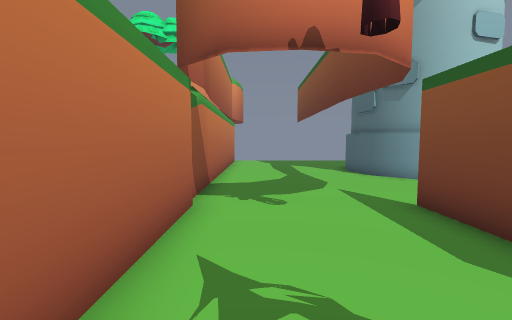
View 1 (above)

14 first-person views from a walk through a Unity game level. The camera is 1.4 m above the floor, tilts 4° down and sees 90° across. The floor is counted in squares, 1 m on a side. Each view is taken from the middle of a square. On the plan, view 1 faces up. The plan holds only what a view shows up to about 13 squares ahead; the rest is blank. The place goes on beyond the plan. Door leaves are left out, so doorways stand open. Some surface patterns are stand-ins.

View 2
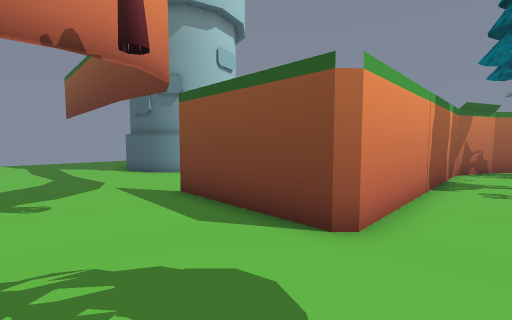

View 3
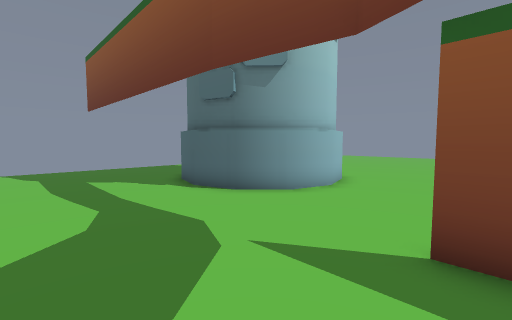

View 4
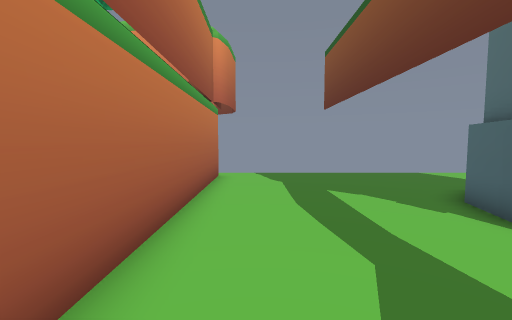

View 5
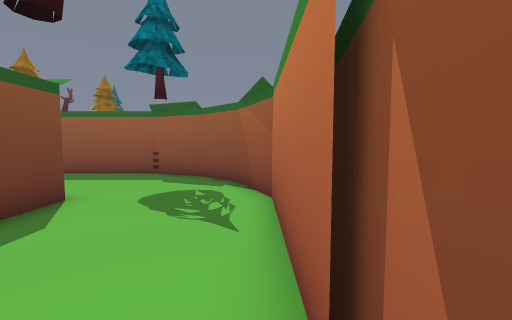

View 6
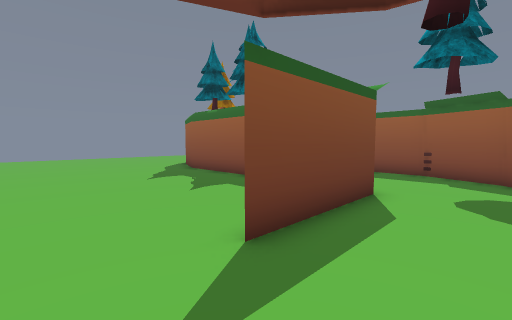

View 7
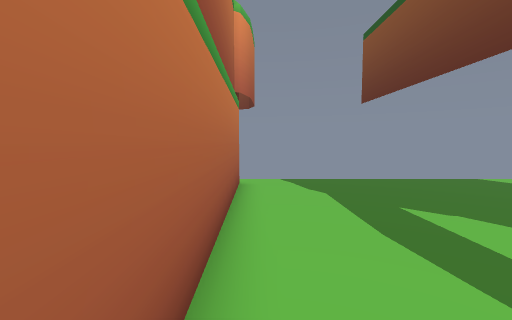

View 8
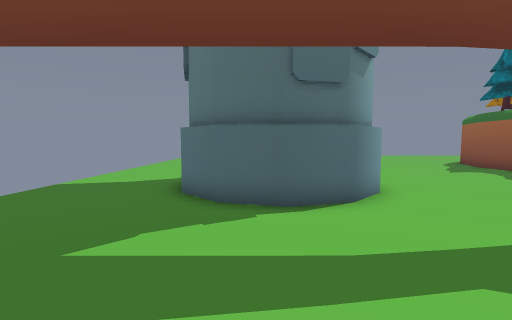

View 9
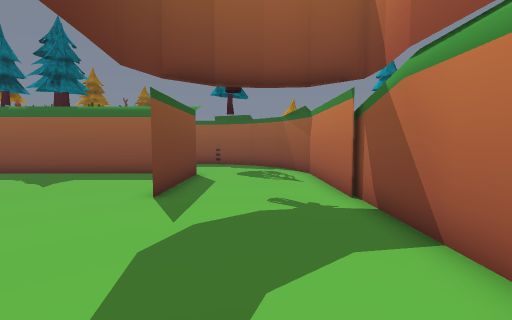

View 10
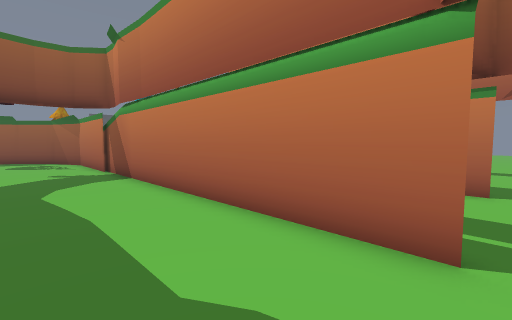

View 11
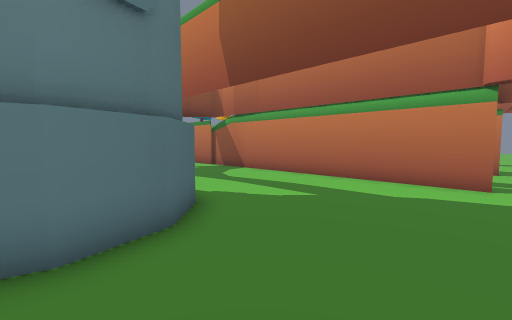

View 12
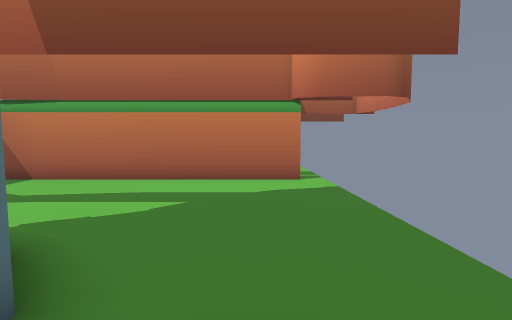

View 13
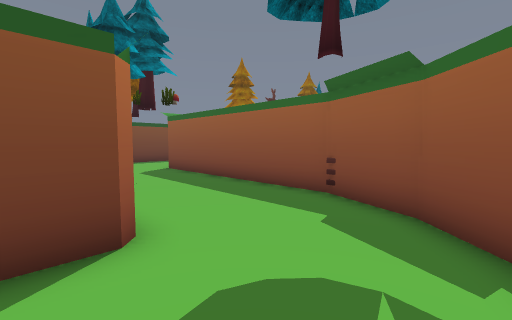

View 14
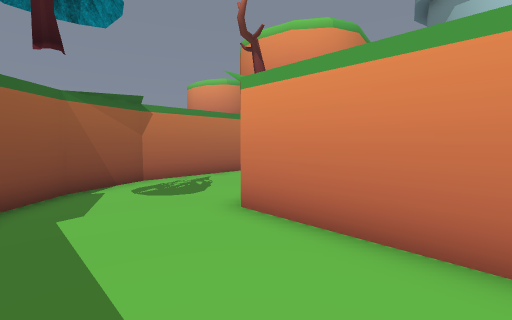

### Floor plan
Key: @ floor where view 1 was taken; # wall or solid block; . floor; = window, fence, low wall or low ledge; ^ raised ledge; T tower; F fence; H thing the floor can be seen under or through.
Columns run from 13 left of view 1 to 8 right of it. Each row starts with its distance up from view 1.
 19 ......H ..............
 18       # .. #..........
 17            #..........
 16            #..........
 15            #.......T##
 14            #......T##
 13            #......##
 12            #......#
 11            #......##
 10            #.......##
  9            #........TT
  8            #..........
  7            #..........
  6            #.....#....
  5            #.....#....
  4            #.....#....
  3            ^#....#....
  2             =....#....
  1             #....#####
  0             #@........
 -1             #.........
 -2             ##........
 -3               #.......
 -4              FFF######

Where each view was taken, in squares from view 1:
view 1: 0 up, 0 right, facing up
view 2: 1 down, 0 right, facing up-right
view 3: 5 up, 0 right, facing up-right
view 4: 8 up, 0 right, facing up
view 5: 7 up, 1 left, facing down
view 6: 8 up, 1 right, facing down-right
view 7: 10 up, 1 left, facing up
view 8: 13 up, 1 left, facing right
view 9: 12 up, 1 right, facing down
view 10: 19 up, 2 right, facing down-left
view 11: 19 up, 8 right, facing down-left
view 12: 17 up, 8 right, facing left
view 13: 2 up, 0 right, facing down-right
view 14: 3 down, 8 right, facing up-left
